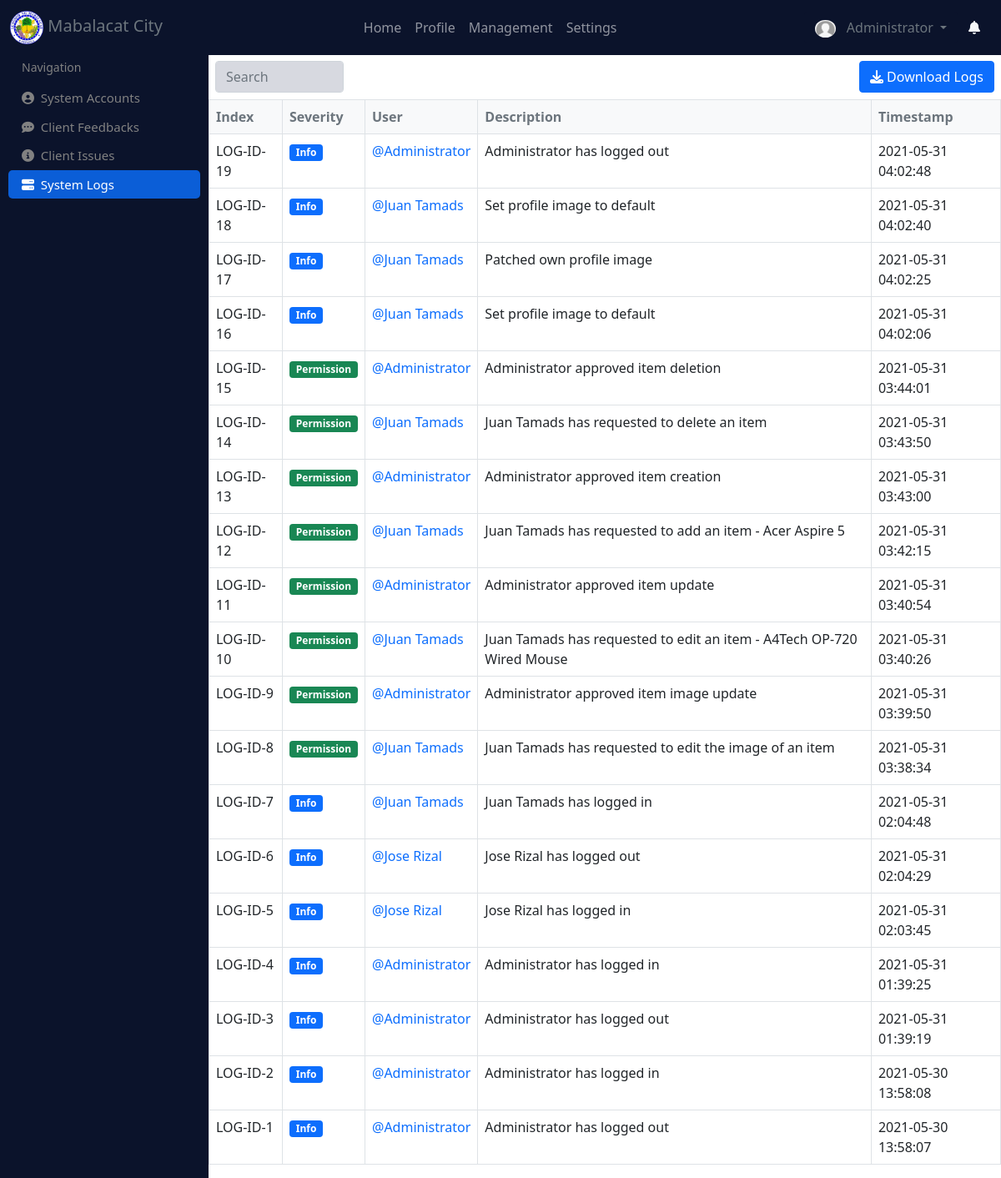
The app's page /system_logs (signed in), older data.
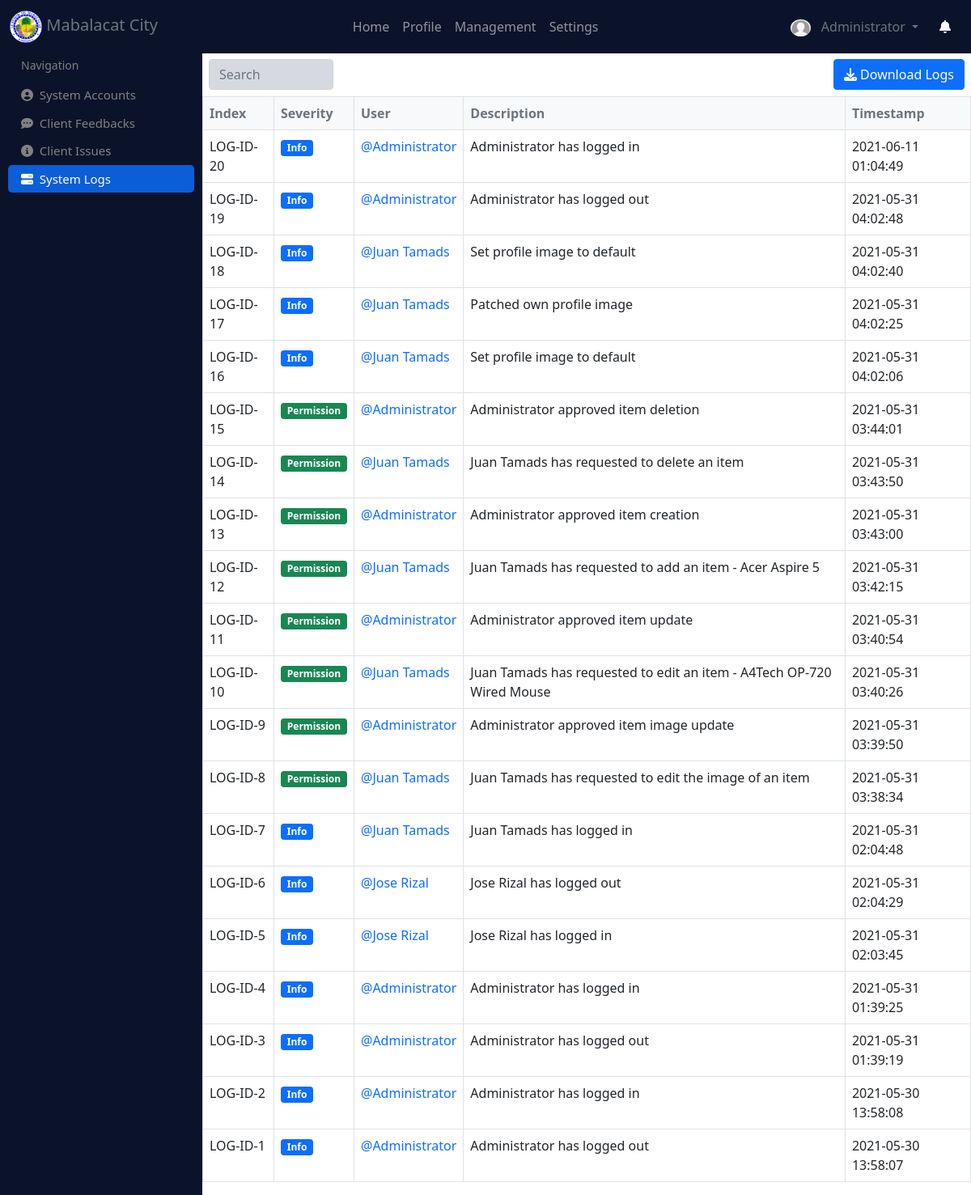
The same page, newer data.
### website/models.py (models this page shows)
class User(db.Model, UserMixin):
    id = db.Column(db.Integer, primary_key=True)
    image = db.Column(db.String(255), default="default.png")
    name = db.Column(db.String(150), unique=True)
    username = db.Column(db.String(150), unique=True)
    password = db.Column(db.String(150))
    email = db.Column(db.String(150), unique=True)
    number = db.Column(db.Integer, unique=True)
    role = db.Column(db.String(150), default="User")
    activated = db.Column(db.Integer, default=0)
    created_at = db.Column(db.DateTime(timezone=True), default=func.now())
    updated_at = db.Column(db.DateTime(timezone=True), default=func.now())
    items = db.relationship('Item')
    feedbacks = db.relationship('Feedback', backref='user')
    issues = db.relationship('Issue', backref='user')
    logs = db.relationship('Log', backref='user')

class Log(db.Model):
    id = db.Column(db.Integer, primary_key=True)
    severity = db.Column(db.String(150))
    description = db.Column(db.Text)
    date = db.Column(db.Date(), default=func.now())
    timestamp = db.Column(db.DateTime(timezone=True), default=func.now())
    user_id = db.Column(db.Integer, db.ForeignKey("user.id"))

### website/management.py (the view)
@management.route('/system_logs')
@login_required
def system_logs():
    logs = Log.query.join(User).filter(Log.user_id==User.id).order_by(desc(Log.timestamp)).all()
    log_date = Log.query.all()
    return render_template("system_logs.html", logs=logs, log_date=log_date)

### website/templates/system_logs.html (shortened to what this page needs)
{% extends "base.html" %}
{% block main_content %}
<div class="sidenav">
    <br><br>
    <span style="padding: 6px 8px 6px 16px; color: #818181; font-size: 14px;">Navigation</span>
    <a href="/accounts" class="mt-2"><i class="fa fa-user-circle" aria-hidden="true"></i>&nbsp;&nbsp;System Accounts</a>
    <a href="/client_feedbacks"><i class="fa fa-commenting" aria-hidden="true"></i>&nbsp;&nbsp;Client Feedbacks</a>
    <a href="/client_issues"><i class="fa fa-info-circle" aria-hidden="true"></i>&nbsp;&nbsp;Client Issues</a>
    <a href="/system_logs" class="active"><i class="fa fa-server" aria-hidden="true"></i>&nbsp;&nbsp;System Logs</a>
</div>
<div class="main" style="margin-top: 65px;">
    <div class="row p-2">
        <div class="col-sm-8">
            <input type="text" placeholder="Search" class="form-control w-25" style="background-color: #d7d9e0;" id="myInput">
        </div>
        <div class="col-sm-4">
            <button class="btn btn-primary float-end"  data-bs-toggle="modal" data-bs-target="#staticBackdrop">
                <i class="fa fa-download" aria-hidden="true"></i>&nbsp;Download Logs
            </button>
        </div>
    </div>
    <table class="table table-bordered">
        <thead class="bg-light text-muted">
            <tr>
                <th>Index</th>
                <th>Severity</th>
                <th>User</th>
                <th>Description</th>
                <th>Timestamp</th>
            </tr>
        </thead>
        <tbody id="itemsTable">
          {% for l in logs %}
          <tr>
            <td>LOG-ID-{{ l.id }}</td>
            <td>
                {% if l.severity == 'Info' %}
                    <span class="badge bg-primary">{{l.severity}}</span>
                {% else %}
                    <span class="badge bg-success">{{l.severity}}</span>
                {% endif %}
            </td>
            <td><a href="/view_account/{{l.user_id}}" style="text-decoration: none;">@{{ l.user.name }}</a></td>
            <td>{{ l.description }}</td>
            <td>{{ l.timestamp }}</td>
          </tr>
          {% endfor %}
        </tbody>
    </table>
</div>
{% endblock %}

### website/templates/base.html (shortened to what this page needs)
<!DOCTYPE html>
<html lang="en">
<head>
    <link href="{{ url_for('static', filename='css/bootstrap.min.css') }}" rel="stylesheet">
    <link href="{{ url_for('static', filename='custom.css') }}" rel="stylesheet">
    <link rel="stylesheet" href="//cdn.datatables.net/1.10.24/css/jquery.dataTables.min.css">
    <link href="{{ url_for('static', filename='css/bootstrap-lightbox.min.css') }}" rel="stylesheet">
</head>
<body>
    <nav class="navbar fixed-top navbar-expand-lg navbar-dark theme_bg">
        <div class="container-fluid">
          <div class="collapse navbar-collapse" id="navbarTogglerDemo01">
            <a class="navbar-brand text-muted" href="/">
                <img src="{{ url_for('static', filename='logo.png') }}" height="40px">
                Mabalacat City
            </a>
            <ul class="navbar-nav mx-auto mb-2 mb-lg-0">
                <li class="nav-item">
                  <a class="nav-link" href="/" {% if request.url_rule.endpoint == "inventory.inventory_home" %}id="nav_active"{% endif %}>Home</a>
                </li>
              <li class="nav-item">
                <a class="nav-link" href="/profile" {% if request.url_rule.endpoint == "auth.profile" %}id="nav_active"{% endif %}>Profile</a>
              </li>
              {% if current_user.role == "Admin" %}
                <li class="nav-item">
                  <a class="nav-link" href="/accounts" {% if request.url_rule.endpoint == 'management.accounts' or request.url_rule.endpoint == 'management.client_feedbacks' %}id="nav_active"{% endif %}>Management</a>
                </li>
              {% endif %}
              <li class="nav-item">
                <a class="nav-link" href="/settings" {% if request.url_rule.endpoint == "auth.settings" %}id="nav_active"{% endif %}>Settings</a>
              </li>
            </ul>
            <div class="d-flex">
                <div class="dropdown">
                    <button class="btn theme_bg text-muted dropdown-toggle" type="button" id="dropdownMenuButton1" data-bs-toggle="dropdown" aria-expanded="false">
                      {% if current_user.image %}
                        <img src="{{ url_for('static', filename='item_images/'+current_user.image) }}" style="border-radius: 50%; width: 25px;">
                      {% else %}
                          <img src="{{ url_for('static', filename='item_images/default.png') }}" style="border-radius: 50%; width: 25px;">
                      {% endif %}
                      {{ current_user.name }}
                    </button>
                </div>
                <a class="btn text-light" href="/item_notification">
                  <i class="fa fa-bell" aria-hidden="true"></i>
                </a>
            </div>
          </div>
        </div>
      </nav>
    {% block main_content %}
    {% endblock %}
</body>
</html>

### website/static/custom.css (style rules this page uses)
.theme_bg { background-color: #0b132b; }

### website/templates/base.html (style rules this page uses)
.theme_bg { background-color: #0b132b; }

### website/templates/system_logs.html (style rules this page uses)
.sidenav { height: 100%; width: 250px; position: fixed; z-index: 1; top: 0; left: 0; background-color: #0b132b; overflow-x: hidden; padding-top: 20px; padding-left: 10px; padding-right: 10px; }
.sidenav a { padding: 6px 8px 6px 16px; text-decoration: none; font-size: 15px; color: #818181; display: block; }
.main { margin-left: 250px; }
.sidenav .active { background-color: #0b5ed7; color: white; border-radius: 5px; }

Row changes from the older to the newer data that the page shows:
added Log: id "20", severity "Info", user.name "Administrator", description "Administrator has logged in", timestamp "2021-06-11 01:04:49"
